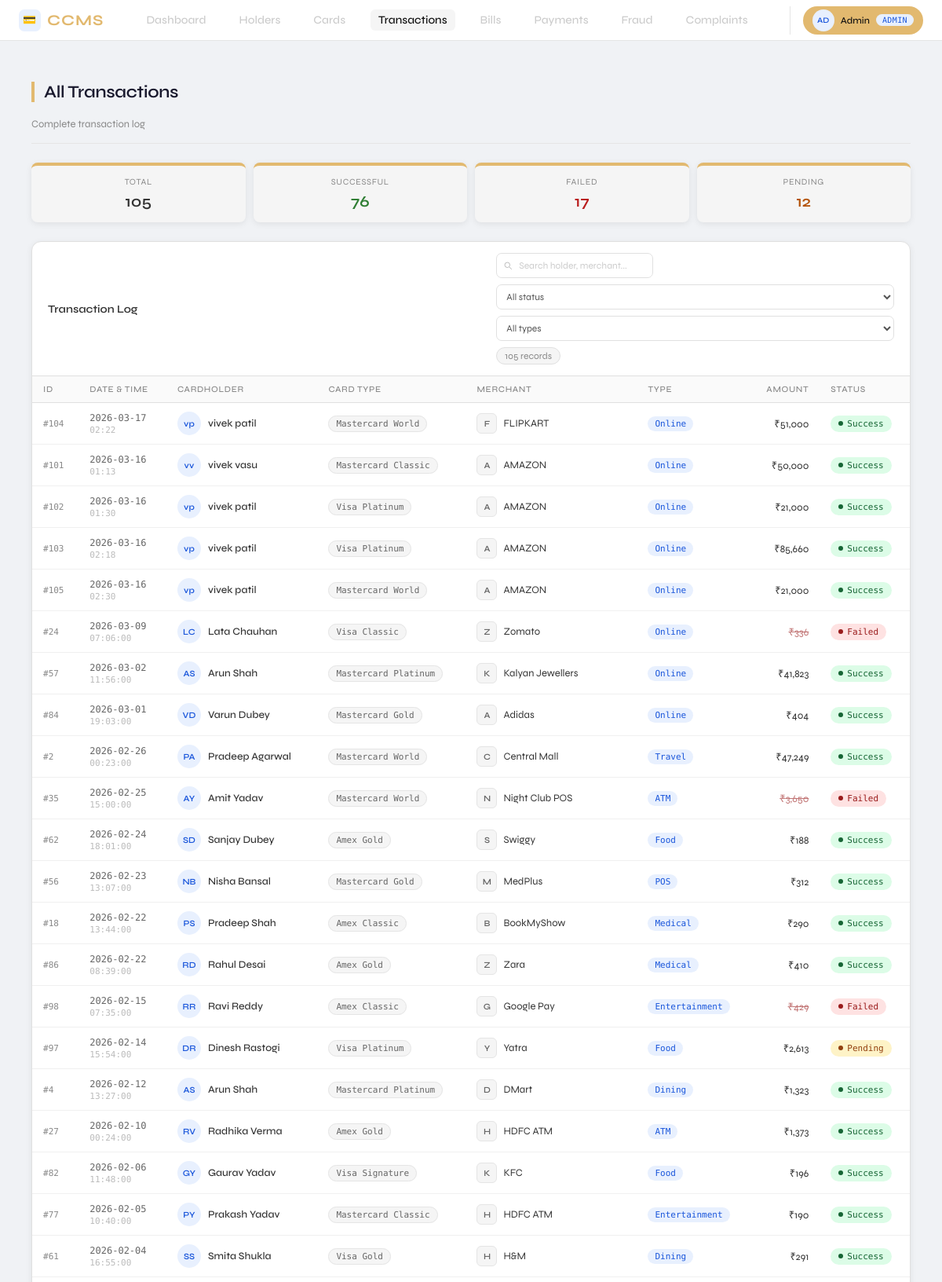
Page /admin/transactions (signed in, upper part) on the committed database.
### tables this page shows
CREATE TABLE TRANSACTIONS(
        Txn_id       INTEGER PRIMARY KEY AUTOINCREMENT,
        Txn_date     TEXT NOT NULL,
        Txn_time     TEXT NOT NULL,
        Txn_amount   REAL NOT NULL,
        Txn_type     TEXT NOT NULL,
        Merchant_name TEXT NOT NULL,
        Txn_status   TEXT NOT NULL CHECK(Txn_status IN ('Success','Failed','Pending')),
        Card_no      TEXT NOT NULL REFERENCES CREDIT_CARD(Card_no) );

CREATE TABLE CREDIT_CARD(
        Card_no           TEXT PRIMARY KEY,
        Card_type         TEXT NOT NULL,
        Card_status       TEXT NOT NULL CHECK(Card_status IN ('Active','Blocked','Expired')),
        Credit_limit      REAL NOT NULL,
        Available_balance REAL NOT NULL,
        Issue_date        TEXT NOT NULL,
        Expiry_date       TEXT NOT NULL,
        CVV               TEXT NOT NULL,
        Holder_id         INTEGER NOT NULL REFERENCES CARD_HOLDER(Holder_id) );

### app.py (the view)
@app.route('/admin/transactions')
@login_required
@role_required('admin')
def admin_transactions():
    db = get_db()
    txns = db.execute("""
        SELECT T.*, CH.F_name||' '||CH.L_name AS holder_name, CC.Card_type
        FROM TRANSACTIONS T
        JOIN CREDIT_CARD CC ON T.Card_no=CC.Card_no
        JOIN CARD_HOLDER CH ON CC.Holder_id=CH.Holder_id
        ORDER BY T.Txn_date DESC
    """).fetchall()
    db.close()
    return render_template('admin/transactions.html', txns=txns)

### app.py (called while the page is built)
def get_db():
    conn = sqlite3.connect(DB)
    conn.row_factory = sqlite3.Row
    conn.execute("PRAGMA foreign_keys = ON")
    return conn

def login_required(f):
    @wraps(f)
    def decorated(*args, **kwargs):
        if 'user_id' not in session:
            flash('Please login first.', 'warning')
            return redirect(url_for('login'))
        return f(*args, **kwargs)
    return decorated

def role_required(*roles):
    def decorator(f):
        @wraps(f)
        def decorated(*args, **kwargs):
            if session.get('role') not in roles:
                flash('Access denied.', 'danger')
                return redirect(url_for('login'))
            return f(*args, **kwargs)
        return decorated
    return decorator

### templates/admin/transactions.html (shortened to what this page needs)
{% extends "base.html" %}
{% block content %}
<div class="wrap">
  <div class="page-header">
    <div>
      <div class="page-title">All Transactions</div>
      <div class="page-sub">Complete transaction log</div>
    </div>
  </div>
  <div class="stats-row">
    <div class="stat-card">
      <div class="stat-label">Total</div>
      <div class="stat-val">{{ txns|length }}</div>
    </div>
    <div class="stat-card">
      <div class="stat-label">Successful</div>
      <div class="stat-val success">{{ txns|selectattr('Txn_status','eq','Success')|list|length }}</div>
    </div>
    <div class="stat-card">
      <div class="stat-label">Failed</div>
      <div class="stat-val danger">{{ txns|selectattr('Txn_status','eq','Failed')|list|length }}</div>
    </div>
    <div class="stat-card">
      <div class="stat-label">Pending</div>
      <div class="stat-val warning">{{ txns|selectattr('Txn_status','eq','Pending')|list|length }}</div>
    </div>
  </div>
  <div class="card">
    <div class="card-head">
      <span class="card-head-title">Transaction Log</span>
      <div class="card-head-right">
        <div class="search-wrap">
          <input type="text" id="searchInput" placeholder="Search holder, merchant..."
                 oninput="filterTable()">
        </div>
        <select id="statusFilter" onchange="filterTable()" class="filter-select">
          <option value="">All status</option>
        </select>
        <select id="typeFilter" onchange="filterTable()" class="filter-select">
          <option value="">All types</option>
        </select>
        <span class="record-count" id="visibleCount">{{ txns|length }} records</span>
      </div>
    </div>
    <div class="table-scroll">
      <table id="txnTable">
        <thead>
          <tr>
            <th>ID</th>
            <th>Date & Time</th>
            <th>Cardholder</th>
            <th>Card Type</th>
            <th>Merchant</th>
            <th>Type</th>
            <th style="text-align:right">Amount</th>
            <th>Status</th>
          </tr>
        </thead>
        <tbody>
          {% for t in txns %}
          <tr data-holder="{{ t.holder_name|lower }}"
              data-merchant="{{ t.Merchant_name|lower }}"
              data-status="{{ t.Txn_status }}"
              data-type="{{ t.Txn_type }}">
            <td><span class="holder-id">#{{ t.Txn_id }}</span></td>
            <td>
              <div class="datetime-wrap">
                <span class="mono">{{ t.Txn_date }}</span>
                <span class="time-sub">{{ t.Txn_time }}</span>
              </div>
            </td>
            <td>
              <div class="avatar-wrap">
                <div class="avatar">{{ t.holder_name.split()[0][0] }}{{ t.holder_name.split()[-1][0] }}</div>
                <span class="holder-name">{{ t.holder_name }}</span>
              </div>
            </td>
            <td><span class="type-pill">{{ t.Card_type }}</span></td>
            <td>
              <div class="merchant-wrap">
                <div class="merchant-icon">{{ t.Merchant_name[0] }}</div>
                <span>{{ t.Merchant_name }}</span>
              </div>
            </td>
            <td><span class="txn-type-pill">{{ t.Txn_type }}</span></td>
            <td style="text-align:right">
              <span class="amount {% if t.Txn_status == 'Failed' %}amount-failed{% endif %}">
                ₹{{ "{:,.0f}".format(t.Txn_amount) }}
              </span>
            </td>
            <td>
              <span class="badge
                {% if t.Txn_status == 'Success' %}badge-success
                {% elif t.Txn_status == 'Failed' %}badge-danger
                {% else %}badge-warning{% endif %}">
                {{ t.Txn_status }}
              </span>
            </td>
          </tr>
          {% endfor %}
        </tbody>
      </table>
    </div>
  </div>
</div>
{% endblock %}

### static/style.css (style rules this page uses)
* { box-sizing: border-box; margin: 0; padding: 0; }
body { font-family: 'Segoe UI', sans-serif; background: #f0f2f5; color: #333; }
.page-title { font-size: 1.5rem; font-weight: 700; margin-bottom: 20px; color: #1a1a2e; border-left: 4px solid #e2b96f; padding-left: 12px; }
.stat-card { background: #fff; border-radius: 12px; padding: 20px; text-align: center; box-shadow: 0 2px 8px rgba(0,0,0,0.08); border-top: 4px solid #e2b96f; }
.card { background: #fff; border-radius: 12px; box-shadow: 0 2px 8px rgba(0,0,0,0.07); overflow: hidden; margin-bottom: 24px; }
table { width: 100%; border-collapse: collapse; font-size: 0.88rem; }
th { background: #f8f9fa; padding: 12px 14px; text-align: left; font-weight: 600; color: #555; border-bottom: 2px solid #e8e8e8; white-space: nowrap; }
td { padding: 11px 14px; border-bottom: 1px solid #f0f0f0; vertical-align: middle; }
.badge { display: inline-block; padding: 3px 10px; border-radius: 12px; font-size: 0.75rem; font-weight: 600; }
.badge-success { background: #d4edda; color: #155724; }
.badge-danger { background: #f8d7da; color: #721c24; }
.badge-warning { background: #fff3cd; color: #856404; }
input, select, textarea { padding: 9px 12px; border: 1.5px solid #ddd; border-radius: 8px; font-size: 0.88rem; width: 100%; }
.wrap { font-family: 'Syne', sans-serif; padding: 1.5rem 1rem; }
.page-header { display: flex; align-items: flex-end; justify-content: space-between; margin-bottom: 1.5rem; padding-bottom: 1rem; border-bottom: 0.5px solid #e5e5e5; }
.page-title { font-size: 22px; font-weight: 600; letter-spacing: -0.3px; }
.page-sub { font-size: 13px; color: #888; margin-top: 3px; }
.stats-row { display: grid; grid-template-columns: repeat(4, minmax(0, 1fr)); gap: 10px; margin-bottom: 1.5rem; }
.stat-card { background: #f5f5f5; border-radius: 8px; padding: 14px 16px; }
.stat-label { font-size: 11px; letter-spacing: 0.06em; text-transform: uppercase; color: #888; margin-bottom: 6px; }
.stat-val { font-size: 20px; font-weight: 600; }
.stat-val.success { color: #2e7d32; }
.stat-val.warning { color: #b45309; }
.stat-val.danger { color: #b91c1c; }
.card { background: #fff; border: 0.5px solid #e0e0e0; border-radius: 12px; overflow: hidden; }
.card-head { display: flex; align-items: center; justify-content: space-between; padding: 14px 20px; border-bottom: 0.5px solid #e0e0e0; }
.card-head-title { font-size: 14px; font-weight: 600; }
.record-count { font-size: 12px; color: #888; background: #f5f5f5; padding: 3px 10px; border-radius: 20px; border: 0.5px solid #e0e0e0; }
.table-scroll { overflow-x: auto; }
table { width: 100%; border-collapse: collapse; font-size: 13px; }
thead th { text-align: left; font-size: 11px; font-weight: 500; letter-spacing: 0.06em; text-transform: uppercase; color: #888; padding: 10px 14px; background: #fafafa; border-bottom: 0.5px solid #e0e0e0; white-space: nowrap; }
tbody tr { border-bottom: 0.5px solid #f0f0f0; transition: background 0.1s; }
tbody td { padding: 11px 14px; vertical-align: middle; white-space: nowrap; }
.holder-id { font-family: 'DM Mono', monospace; font-size: 11px; color: #888; }
.avatar-wrap { display: flex; align-items: center; gap: 9px; }
.avatar { width: 30px; height: 30px; border-radius: 50%; background: #e8f0fe; display: flex; align-items: center; justify-content: center; font-size: 11px; font-weight: 600; color: #1a56db; flex-shrink: 0; }
.holder-name { font-weight: 500; font-size: 13px; }
.mono { font-family: 'DM Mono', monospace; font-size: 12px; color: #666; }
.badge { display: inline-flex; align-items: center; gap: 5px; font-size: 11px; font-weight: 500; padding: 4px 10px; border-radius: 20px; font-family: 'DM Mono', monospace; }
.badge::before { content: ''; display: inline-block; width: 6px; height: 6px; border-radius: 50%; }
.badge-success { background: #dcfce7; color: #166534; }
.badge-success::before { background: #166534; }
.badge-warning { background: #fef3c7; color: #92400e; }
.badge-warning::before { background: #92400e; }
.badge-danger { background: #fee2e2; color: #991b1b; }
.badge-danger::before { background: #991b1b; }
.type-pill { font-size: 11px; font-weight: 500; padding: 3px 9px; border-radius: 20px; background: #f5f5f5; border: 0.5px solid #e5e5e5; color: #666; font-family: 'DM Mono', monospace; white-space: nowrap; }

### rows in the picture
TRANSACTIONS: Txn_id "104", Txn_date "2026-03-17", Txn_time "02:22", holder_name "v", holder_name "p", holder_name "vivek patil", Card_type "Mastercard World", Merchant_name "F", Merchant_name "FLIPKART", Txn_type "Online", Txn_amount "51,000", Txn_status "Success"
TRANSACTIONS: Txn_id "101", Txn_date "2026-03-16", Txn_time "01:13", holder_name "v", holder_name "vivek vasu", Card_type "Mastercard Classic", Merchant_name "A", Merchant_name "AMAZON", Txn_type "Online", Txn_amount "50,000", Txn_status "Success"
TRANSACTIONS: Txn_id "102", Txn_date "2026-03-16", Txn_time "01:30", holder_name "v", holder_name "p", holder_name "vivek patil", Card_type "Visa Platinum", Merchant_name "A", Merchant_name "AMAZON", Txn_type "Online", Txn_amount "21,000", Txn_status "Success"
TRANSACTIONS: Txn_id "103", Txn_date "2026-03-16", Txn_time "02:18", holder_name "v", holder_name "p", holder_name "vivek patil", Card_type "Visa Platinum", Merchant_name "A", Merchant_name "AMAZON", Txn_type "Online", Txn_amount "85,660", Txn_status "Success"
TRANSACTIONS: Txn_id "105", Txn_date "2026-03-16", Txn_time "02:30", holder_name "v", holder_name "p", holder_name "vivek patil", Card_type "Mastercard World", Merchant_name "A", Merchant_name "AMAZON", Txn_type "Online", Txn_amount "21,000", Txn_status "Success"
TRANSACTIONS: Txn_id "24", Txn_date "2026-03-09", Txn_time "07:06:00", holder_name "L", holder_name "C", holder_name "Lata Chauhan", Card_type "Visa Classic", Merchant_name "Z", Merchant_name "Zomato", Txn_type "Online", Txn_amount "336", Txn_status "Failed"
TRANSACTIONS: Txn_id "57", Txn_date "2026-03-02", Txn_time "11:56:00", holder_name "A", holder_name "S", holder_name "Arun Shah", Card_type "Mastercard Platinum", Merchant_name "K", Merchant_name "Kalyan Jewellers", Txn_type "Online", Txn_amount "41,823", Txn_status "Success"
TRANSACTIONS: Txn_id "84", Txn_date "2026-03-01", Txn_time "19:03:00", holder_name "V", holder_name "D", holder_name "Varun Dubey", Card_type "Mastercard Gold", Merchant_name "A", Merchant_name "Adidas", Txn_type "Online", Txn_amount "404", Txn_status "Success"
TRANSACTIONS: Txn_id "2", Txn_date "2026-02-26", Txn_time "00:23:00", holder_name "P", holder_name "A", holder_name "Pradeep Agarwal", Card_type "Mastercard World", Merchant_name "C", Merchant_name "Central Mall", Txn_type "Travel", Txn_amount "47,249", Txn_status "Success"
TRANSACTIONS: Txn_id "35", Txn_date "2026-02-25", Txn_time "15:00:00", holder_name "A", holder_name "Y", holder_name "Amit Yadav", Card_type "Mastercard World", Merchant_name "N", Merchant_name "Night Club POS", Txn_type "ATM", Txn_amount "3,650", Txn_status "Failed"
TRANSACTIONS: Txn_id "62", Txn_date "2026-02-24", Txn_time "18:01:00", holder_name "S", holder_name "D", holder_name "Sanjay Dubey", Card_type "Amex Gold", Merchant_name "S", Merchant_name "Swiggy", Txn_type "Food", Txn_amount "188", Txn_status "Success"
TRANSACTIONS: Txn_id "56", Txn_date "2026-02-23", Txn_time "13:07:00", holder_name "N", holder_name "B", holder_name "Nisha Bansal", Card_type "Mastercard Gold", Merchant_name "M", Merchant_name "MedPlus", Txn_type "POS", Txn_amount "312", Txn_status "Success"
TRANSACTIONS: Txn_id "18", Txn_date "2026-02-22", Txn_time "13:44:00", holder_name "P", holder_name "S", holder_name "Pradeep Shah", Card_type "Amex Classic", Merchant_name "B", Merchant_name "BookMyShow", Txn_type "Medical", Txn_amount "290", Txn_status "Success"
TRANSACTIONS: Txn_id "86", Txn_date "2026-02-22", Txn_time "08:39:00", holder_name "R", holder_name "D", holder_name "Rahul Desai", Card_type "Amex Gold", Merchant_name "Z", Merchant_name "Zara", Txn_type "Medical", Txn_amount "410", Txn_status "Success"
TRANSACTIONS: Txn_id "98", Txn_date "2026-02-15", Txn_time "07:35:00", holder_name "R", holder_name "Ravi Reddy", Card_type "Amex Classic", Merchant_name "G", Merchant_name "Google Pay", Txn_type "Entertainment", Txn_amount "429", Txn_status "Failed"
TRANSACTIONS: Txn_id "97", Txn_date "2026-02-14", Txn_time "15:54:00", holder_name "D", holder_name "R", holder_name "Dinesh Rastogi", Card_type "Visa Platinum", Merchant_name "Y", Merchant_name "Yatra", Txn_type "Food", Txn_amount "2,613", Txn_status "Pending"
TRANSACTIONS: Txn_id "4", Txn_date "2026-02-12", Txn_time "13:27:00", holder_name "A", holder_name "S", holder_name "Arun Shah", Card_type "Mastercard Platinum", Merchant_name "D", Merchant_name "DMart", Txn_type "Dining", Txn_amount "1,323", Txn_status "Success"
TRANSACTIONS: Txn_id "27", Txn_date "2026-02-10", Txn_time "00:24:00", holder_name "R", holder_name "V", holder_name "Radhika Verma", Card_type "Amex Gold", Merchant_name "H", Merchant_name "HDFC ATM", Txn_type "ATM", Txn_amount "1,373", Txn_status "Success"
TRANSACTIONS: Txn_id "82", Txn_date "2026-02-06", Txn_time "11:48:00", holder_name "G", holder_name "Y", holder_name "Gaurav Yadav", Card_type "Visa Signature", Merchant_name "K", Merchant_name "KFC", Txn_type "Food", Txn_amount "196", Txn_status "Success"
TRANSACTIONS: Txn_id "77", Txn_date "2026-02-05", Txn_time "10:40:00", holder_name "P", holder_name "Y", holder_name "Prakash Yadav", Card_type "Mastercard Classic", Merchant_name "H", Merchant_name "HDFC ATM", Txn_type "Entertainment", Txn_amount "190", Txn_status "Success"
TRANSACTIONS: Txn_id "61", Txn_date "2026-02-04", Txn_time "16:55:00", holder_name "S", holder_name "Smita Shukla", Card_type "Visa Gold", Merchant_name "H", Merchant_name "H&M", Txn_type "Dining", Txn_amount "291", Txn_status "Success"

### other values in the picture
{{ session.username[0]|upper }} "A"
{{ session.username[1]|upper if session.username|length > 1 else '' }} "D"
{{ session.username|capitalize }} "Admin"
{{ session.role }} "ADMIN"
{{ txns|length }} "105"
{{ txns|selectattr('Txn_status','eq','Success')|list|length }} "76"
{{ txns|selectattr('Txn_status','eq','Failed')|list|length }} "17"
{{ txns|selectattr('Txn_status','eq','Pending')|list|length }} "12"
